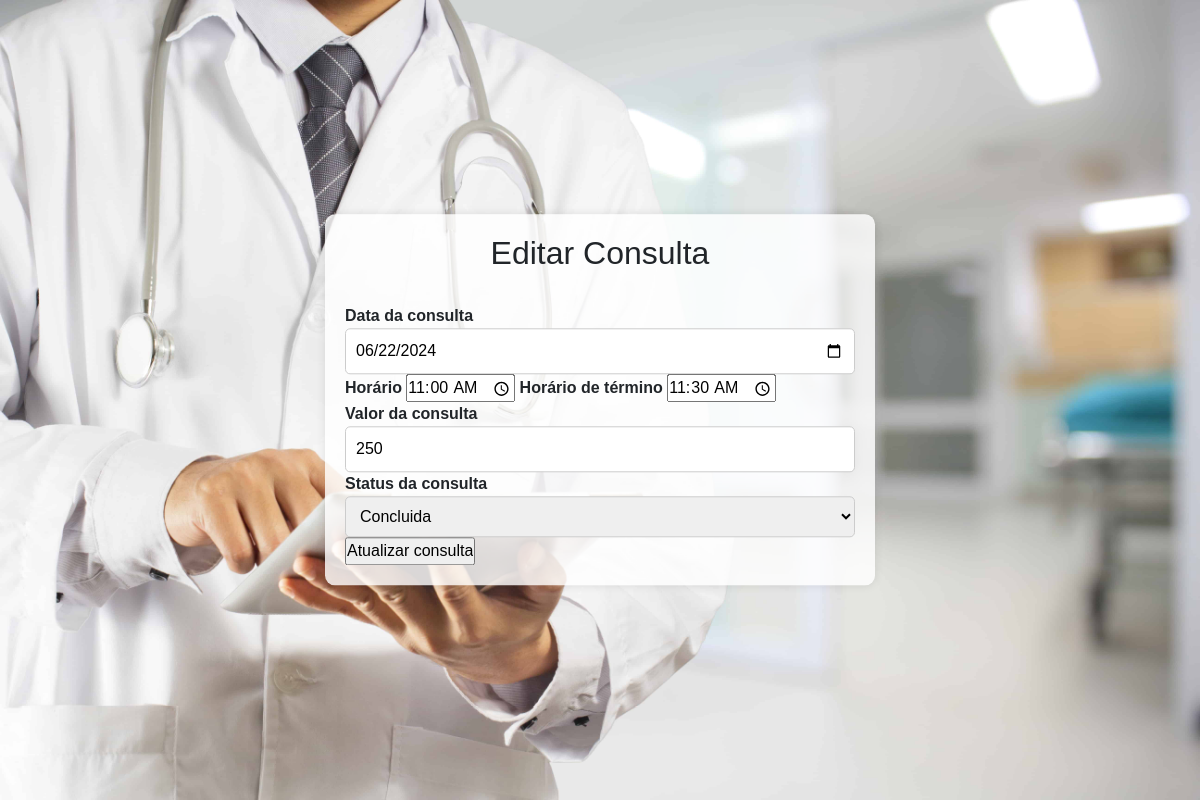
Page /buscapaciente/45 (signed in) on the committed database.
### tables this page shows
CREATE TABLE `consultas` (
  `id` int(11) NOT NULL,
  `statusC` char(1) DEFAULT NULL,
  `id_medico` int(11) NOT NULL,
  `id_paciente` int(11) NOT NULL,
  `horarioInicio` time NOT NULL,
  `horarioFim` time NOT NULL,
  `diagnostico` varchar(255) DEFAULT NULL,
  `tratamento` varchar(255) DEFAULT NULL,
  `valor` double NOT NULL,
  `dataC` date NOT NULL
);

### utils/RenderView.php (called while the page is built, shortened)
<?php
class RenderView {
    public function loadView($view, $args) {
        extract($args);
        require_once __DIR__ ."/../views/$view.php";
    }
}

### controllers/AtualizaconsultaController.php (called while the page is built, shortened)
<?php
require_once __DIR__."/../utils/RenderView.php";
class AtualizaconsultaController extends RenderView {
    public $id;
    public function __construct(){
        $parts = explode('/', $_SERVER['REQUEST_URI']);
        $this->id = end($parts);
    }
    public function index() {
        $selecionaConsulta = new AppointmentRepository;
        $array_valores = [':id' => $this->id];
        $sql = 'SELECT id, statusC, horarioInicio, horarioFim, diagnostico, tratamento, valor, dataC FROM consultas WHERE id = :id';
        $consultas = $selecionaConsulta->retornaConsulta($sql, $array_valores);
        $this->loadView(
            'editaform', ['consultas' => $consultas]
        );
    }
}

### core/Core.php (called while the page is built, shortened)
<?php
class Core {
  public function run($routes){
    $url = '/';
    if( isset($_GET['url'])) {
      $url = $url.$_GET['url'];
    }
    if( $url != '/') {
      $url = rtrim($url, '/');
    }
    foreach ($routes as $path => $controller) {
      $pattern =  '#^'. preg_replace('/{id}/', '(\w+)', $path) .'$#';
      if (preg_match($pattern, $url, $matches)) {
        array_shift($matches);
        [$currentController, $action] = explode('@', $controller);
        $newController = new $currentController();
        $newController->$action($matches);
      }
    }
  }
}

### index.php (called while the page is built, shortened)
<?php
require_once __DIR__.'/routes/routes.php';
$core = new Core();
$core->run($routes);

### class/Repository.php (called while the page is built, shortened)
<?php
class Repository{
    protected $conexao;
    public function  __construct()
    {
        try
        {
            $this->conexao = new Conexao();
        }
        catch (Exception $e)
        {
            throw new Exception("Não foi possível conectar-se ao banco de dados: " . $e->getMessage());
        }
    }
    public function __destruct()
    {
        if ($this->conexao) {
            $this->conexao = null;
        }
    }
    public function executaConsulta($callback){
        try{
            return $callback();
        }catch(PDOException $e){
            throw new Exception("Erro ao executar consulta: ".$e->getMessage());
        }
    }
    public function retornaConsulta($sql, $valores = NULL){
        return $this->executaConsulta(function() use ($sql, $valores){
            $pdo = $this->conexao->getConexao();
            $stmt = $pdo->prepare($sql);
            if($valores != NULL){
                foreach($valores as $campo => $valor){
                    $stmt->bindValue($campo, $valor);
                }
            }
            $stmt->execute();
            $result = $stmt->fetchAll(PDO::FETCH_ASSOC);
            return $result;
        });
    }
}
?>

### views/editaform.php (the view, shortened to what this page needs)
<!DOCTYPE html>
<html lang="en">
<head>
    <link rel="stylesheet" href="../public/styles/style.css">
    <link href="https://cdn.jsdelivr.net/npm/bootstrap@5.3.3/dist/css/bootstrap.min.css" rel="stylesheet">
</head>
<body>
    <div class="imgfundocadastro">
    <div class="container-cadastro">
        <h2>Editar Consulta</h2><br>
        <form class="formulario-cadastro" method="POST" action="<?php echo '../atualizapaciente/'.$consultas[0]['id']?>">
            <label for="dataC">Data da consulta</label>
            <input required type="date" value="<?php echo $consultas[0]['dataC'] ?>" name="dataC" id="dataC">
            <label for="hInicio">Horário</label>
            <input required type="time" value="<?php echo $consultas[0]['horarioInicio'] ?>" id="hInicio" name="hInicio">
            <label for="hFim">Horário de término</label>
            <input required type="time" value="<?php echo $consultas[0]['horarioFim'] ?>" id="hFim" name="hFim">
            <label for="valor">Valor da consulta</label>
            <input required type="text" value="<?php echo (empty($consultas[0]['valor'])) ? '' : $consultas[0]['valor'] ?>" name="valor" id="valor">
            <label for="statusC">Status da consulta</label>
            <select required name="statusC" id="statusC">
                <option <?php echo ($consultas[0]['statusC'] == 'd') ? 'selected' : '' ?> value="d">Concluida</option>''
            </select>
            <div class="btn-consulta">
                <a><input type="submit" value="Atualizar consulta"></a>
            </div>
        </form>
    </div>
</div>
</body>
</html>

### public/styles/style.css (style rules this page uses)
* { margin: 0; padding: 0; box-sizing: border-box; font-family: sans-serif; }
.container-cadastro { width: 550px; position: absolute; top: 50%; left: 50%; transform: translate(-50%, -50%); padding: 20px; background-color: #fff; border-radius: 10px; box-shadow: 0 0 10px rgba(0, 0, 0, 0.1); background-color: rgba(255, 255, 255, 0.81); }
.container-cadastro h2 { text-align: center; }
.formulario-cadastro { justify-content: center; gap: 12px; align-items: center; width: 100%; }
input[type="text"], input[type="email"], input[type="tel"], input[type="date"], input[type="password"], input[type="date"], select { width: 100%; padding: 10px; border-radius: 5px; border: 1px solid #ccc; box-sizing: border-box; }
label { font-weight: bold; display: flex; align-items: center; }
.imgfundocadastro { background-image: url(../images/fundologin.jpg); margin: 0; padding: 0; background-size: cover; background-position: center; min-height: 100vh; background-repeat: no-repeat; background-attachment: fixed; }

### rows in the picture
consultas: dataC "06/22/2024", hInicio "11:00:00", hFim "11:30:00", valor "250", statusC "Concluida"
